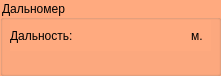
   <widget class="QGroupBox" name="groupBox_8">
    <property name="geometry">
     <rect>
      <x>800</x>
      <y>5</y>
      <width>221</width>
      <height>76</height>
     </rect>
    </property>
    <property name="styleSheet">
     <string notr="true">background-color: rgb(255, 170, 127);</string>
    </property>
    <property name="title">
     <string>Дальномер</string>
    </property>
    <widget class="QWidget" name="layoutWidget_69">
     <property name="geometry">
      <rect>
       <x>10</x>
       <y>20</y>
       <width>201</width>
       <height>31</height>
      </rect>
     </property>
     <layout class="QHBoxLayout" name="horizontalLayout_15">
      <item>
       <layout class="QHBoxLayout" name="horizontalLayout_14">
        <item>
         <layout class="QVBoxLayout" name="verticalLayout_14">
          <item>
           <widget class="QLabel" name="label_30">
            <property name="text">
             <string>Дальность:</string>
            </property>
           </widget>
          </item>
         </layout>
        </item>
        <item>
         <layout class="QVBoxLayout" name="verticalLayout_15">
          <item>
           <widget class="QLabel" name="lblDalnomerDalnost">
            <property name="text">
             <string/>
            </property>
           </widget>
          </item>
         </layout>
        </item>
       </layout>
      </item>
      <item>
       <widget class="QLabel" name="label_31">
        <property name="maximumSize">
         <size>
          <width>20</width>
          <height>16777215</height>
         </size>
        </property>
        <property name="text">
         <string>м.</string>
        </property>
       </widget>
      </item>
     </layout>
    </widget>
   </widget>
